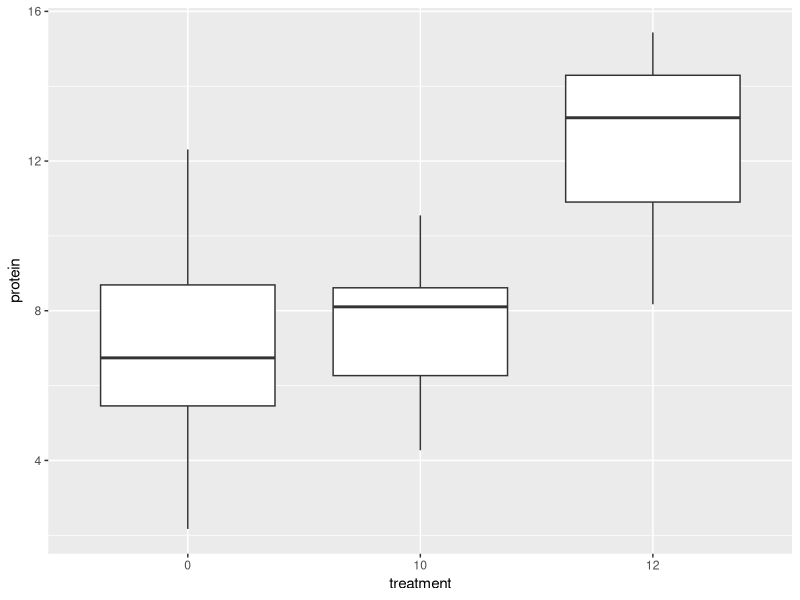
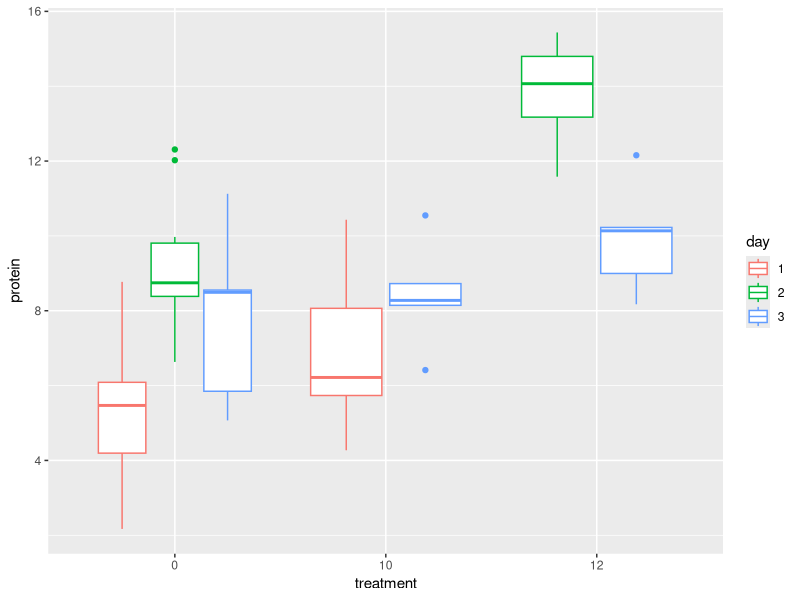
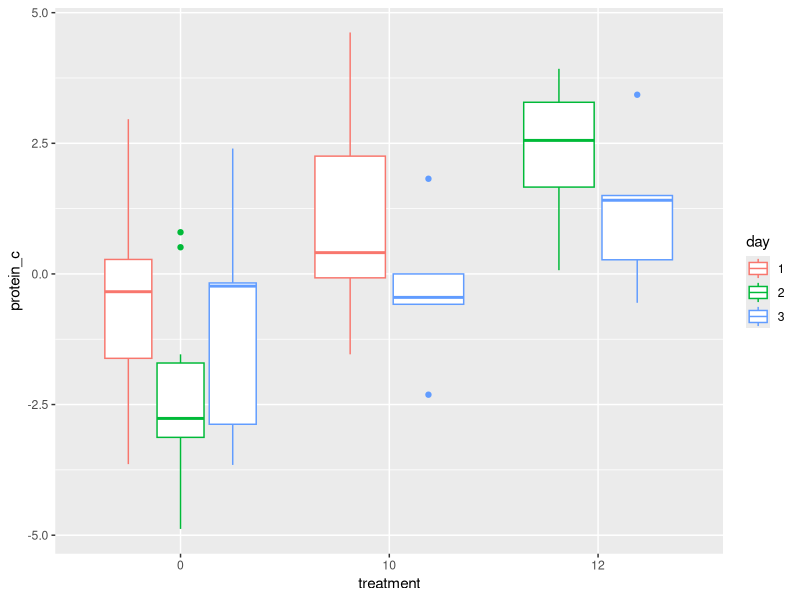
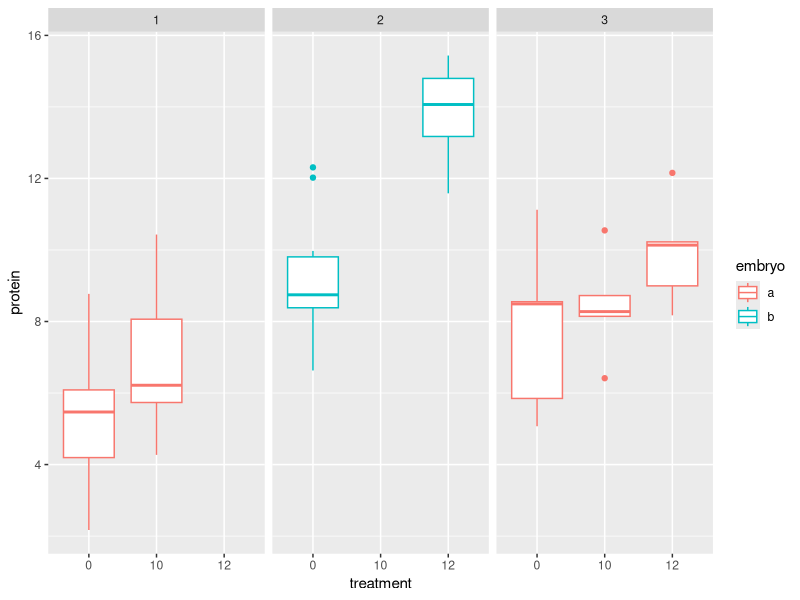
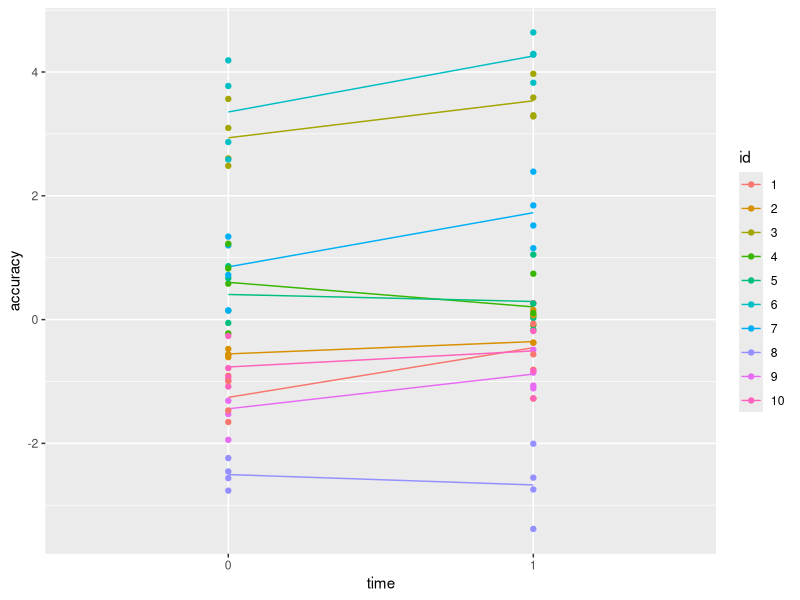

These figures' R source, in order:
## ---- chunk 1
knitr::opts_chunk$set(echo = TRUE, warning = F, message = T)
library(dplyr)
library(ggplot2)
library(lme4)
library(lmerTest)
## ---- chunk 2
set.seed(123)
day <- c(rep(1, 20), rep(2, 20), rep(3, 15))  # 20 observations on day 1, 20 observations on day 2, 15 observations on day 3
treatment <- c(rep(0, 15),
               rep(10, 5),
               rep(0, 10),
               rep(12, 10),
               rep(0, 5),
               rep(10, 5),
               rep(12, 5))  # 20 controls, 20 at level 10mg, 15 at level 12mg
day.effect <- c(rnorm(20, 0, 2), rnorm(20, 5, 2), rnorm(15, 2, 2))  # random effect of day
protein <- 5 + 0.23*treatment + day.effect + rnorm(55, 0, .9)
df <- data.frame(day = factor(day), treatment = factor(treatment), protein)
## ---- chunk 3
ggplot(df, aes(x = treatment, y = protein)) +
  geom_boxplot()
summary(lm(protein ~ treatment, df))

## ---- chunk 4
ggplot(df, aes(x = treatment, y = protein, colour = day)) +
  geom_boxplot()
summary(lm(protein ~ treatment + day, df))

## ---- chunk 5
df <- group_by(df, day) %>% mutate(protein_c = scale(protein, scale = F)) 
    # mutate produces a new column using a function which you specify
ggplot(df, aes(x = treatment, y = protein_c, colour = day)) +
  geom_boxplot()
summary(m1 <- lm(protein_c ~ treatment, df))

## ---- chunk 6
summary(m <- lmer(protein ~ treatment + (1|day), df))
## ---- chunk 7
ranef(m)

df$day.effect <- day.effect
k <- group_by(df, day) %>% summarise(day.effect = mean(day.effect))
scale(k$day.effect, scale = F)[,1]
## ---- chunk 8
df$embryo <- c(rep("a", 20), rep("b", 20), rep("a", 15))

ggplot(df, aes(x = treatment, y = protein, colour = embryo)) +
  geom_boxplot() +
  facet_wrap(~ day)

## ---- chunk 9

summary(m2 <- lmer(protein ~ treatment + (1|day) + (1|embryo), df))

## ---- chunk 10
set.seed(123)
id <- rep(c(1:10), 8)
time <- c(rep(0, 40), rep(1, 40))
id_int_effect <- rep(rnorm(10, 0, 2), 8)
id_slope_effect <- rep(rnorm(10, 0.25, 0.25), 8)
accuracy <- time*id_slope_effect + id_int_effect + rnorm(80, 0, 0.5)
df <- data.frame(id = factor(id), time = factor(time), accuracy)

df0 <- group_by(df, id, time) %>% summarise(accuracy = mean(accuracy))

ggplot(df0, aes(x = time, y = accuracy, group = id, colour = id)) +
  geom_line() +
  geom_point(aes(x = time, y = accuracy, colour = id), data = df)
## ---- chunk 11
summary(m1 <- lm(accuracy ~ time, df))

## ---- chunk 12
summary(m2 <- lmer(accuracy ~ time + (1|id), df))
## ---- chunk 13
summary(m3 <- lmer(accuracy ~ time + (time|id), df))
## ---- chunk 14
anova(m2, m3)

## ---- chunk 15
summary(m4 <- lmer(accuracy ~ time + (1|id), df0))
